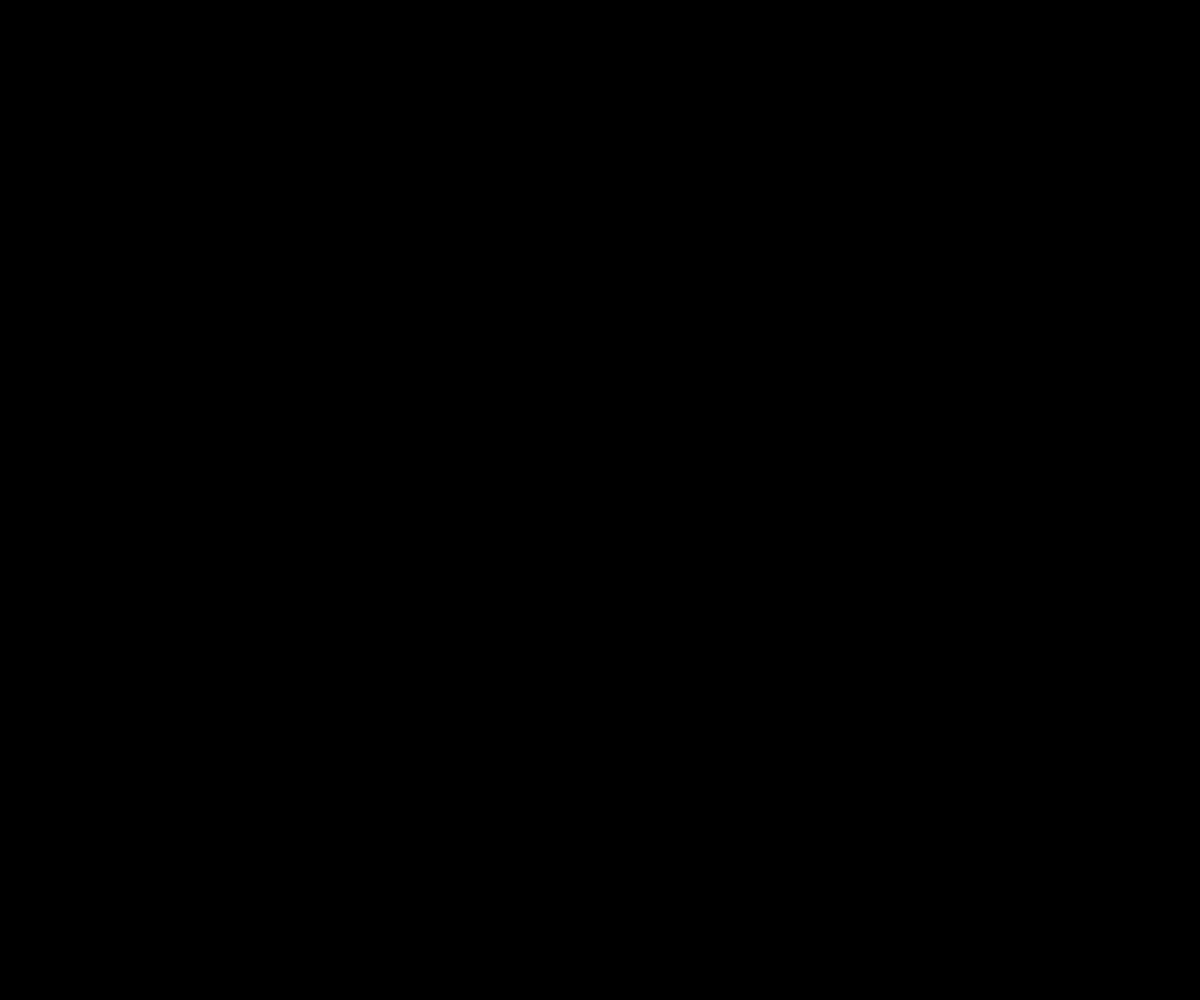
Frame 1 (no input)
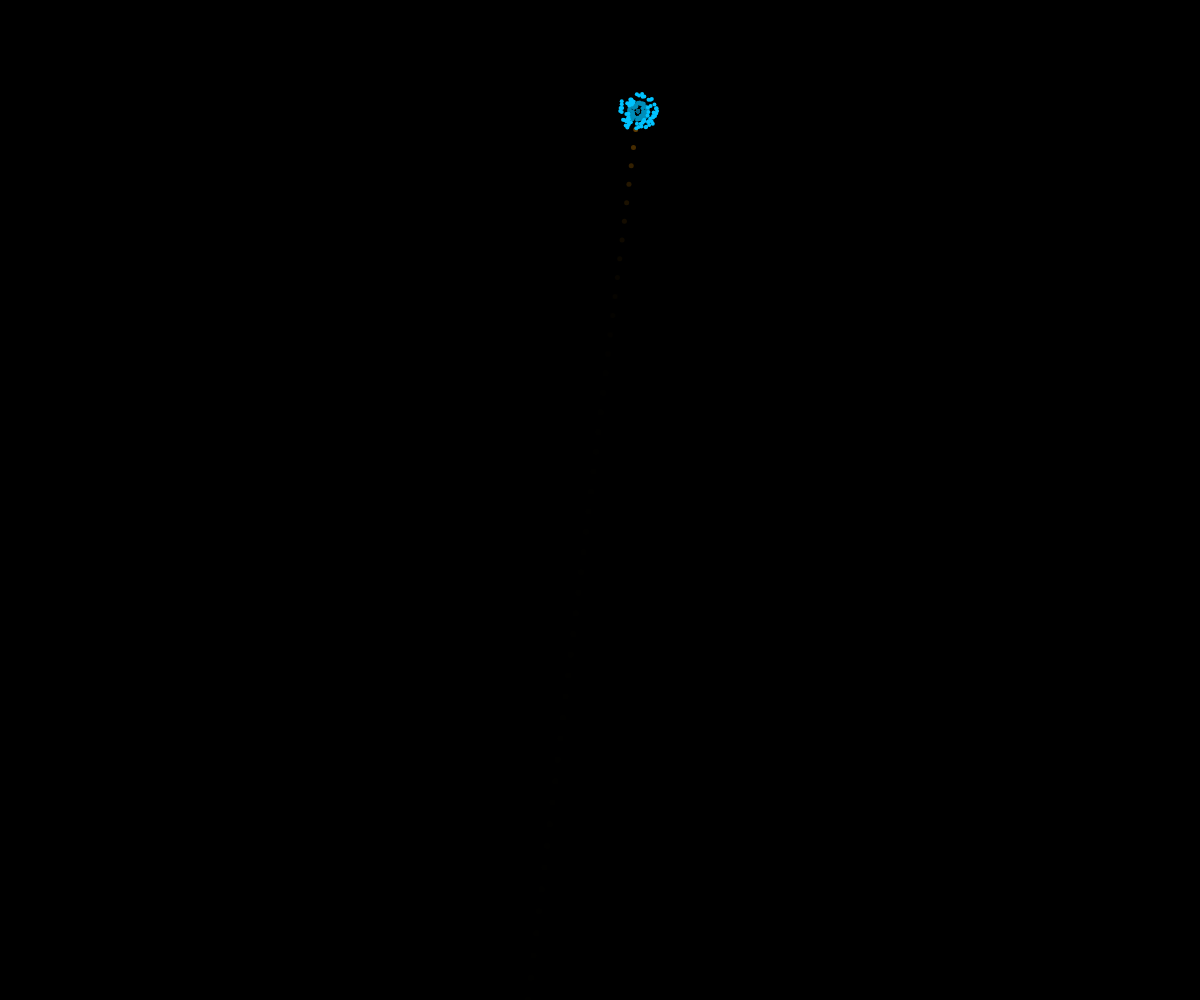
Frame 60 (no input)
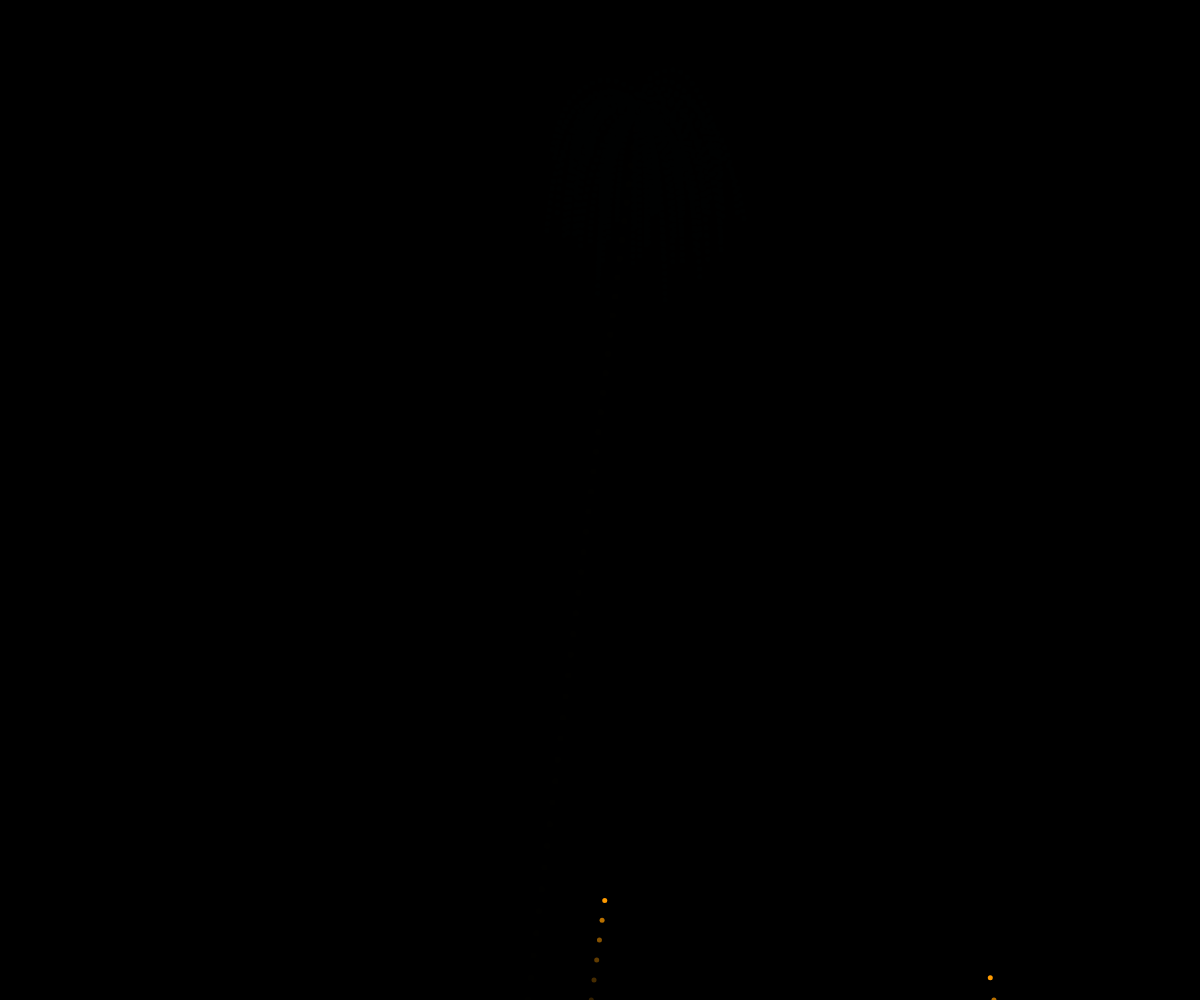
Frame 120 (the mouse pressed at the canvas centre since frame 60)

The p5.js sketch that drew these frames (run headless with seeded random() and noise() and a simulated clock; from frame 60 on, the mouse is pressed at the canvas centre):

// p5.js sketch
// ── sketch.js
var r = []


function setup() {
  //frameRate(5)
  createCanvas(window.innerWidth, window.innerHeight)
  background(0)
  noStroke()
  angleMode(DEGREES)
}




function draw() {

  background(0, 70)

  for (var i = 0; i < r.length; i++) {
    r[i].show()
    r[i].update()
    if (r[i].s.length == 0 && r[i].a <= 0) {
      r.splice(i, 1)
    }
  }

  if (floor(random(0, 1000)) % 30 == 0 && r.length < 3) {
    colorMode(HSB);
    r.push(new rocket(random(width - 200) + 100, height, true, color(random(255), 255, 255)))
    colorMode(RGB)
  }
}
// ── rocket.js
function rocket(x, y, w, c) {
  this.x = x
  this.y = y
  this.angle = w ? random(-20, 20) : random(0, 360)
  this.speed = w ? random(19, 24) : random(5, 10)
  this.w = w
  this.s = []
  this.a = 255
  this.c = c
  this.explode = random(100, height / 2)


  this.update = function() {

    this.x += cos(this.angle + 90) * -this.speed
    this.y += sin(this.angle + 90) * -this.speed

    if (this.w && this.a > 0) {
      this.speed -= 0.1
    } else {
      this.a -= random(10, 15)
      this.speed -= 0.1
      if (this.angle < 180) {
        this.angle += (180 - this.angle) * random(0.01, 0.3) * sign(this.speed)
      } else {
        this.angle -= (this.angle - 180) * random(0.01, 0.3) * sign(this.speed)
      }
    }

    if ((this.y <= this.explode || this.speed < 12) && this.w && this.s.length == 0 && this.a > 0) {
      this.a = 0
      for (var i = 0; i < 70; i++) {
        this.s.push(new rocket(this.x, this.y, false, this.c))
      }
    }

    if (this.w && this.s.length >= 0) {
      for (var i = 0; i < this.s.length; i++) {
        if (this.s[i].a < 0) {
          this.s.splice(i, 1)
        }
      }
    }

  }

  this.show = function() {

    if (this.w) {

      fill(255, 155, 0, this.a)
      ellipse(this.x, this.y, 5)
    } else {
      fill(this.c, this.a + random(-100, 100))
      ellipse(this.x, this.y, 4)
    }
    for (var i = 0; i < this.s.length; i++) {
      this.s[i].show()
      this.s[i].update()
    }
  }
}

function sign(x) {
  return x > 0 ? 1 : -1
}
